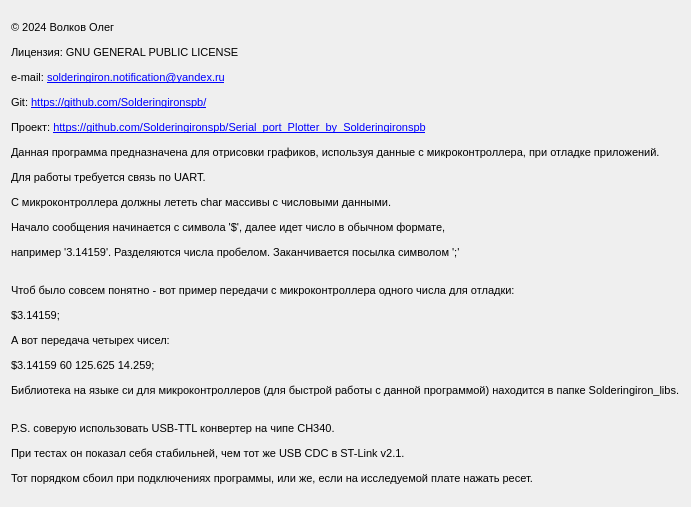
<?xml version="1.0" encoding="UTF-8"?>
<ui version="4.0">
 <class>About</class>
 <widget class="QWidget" name="About">
  <property name="geometry">
   <rect>
    <x>0</x>
    <y>0</y>
    <width>684</width>
    <height>507</height>
   </rect>
  </property>
  <property name="windowTitle">
   <string>Form</string>
  </property>
  <layout class="QGridLayout" name="gridLayout">
   <item row="0" column="0">
    <widget class="QLabel" name="label">
     <property name="text">
      <string>&lt;!DOCTYPE HTML PUBLIC &quot;-//W3C//DTD HTML 4.0//EN&quot; &quot;http://www.w3.org/TR/REC-html40/strict.dtd&quot;&gt;
&lt;html&gt;&lt;head&gt;&lt;meta name=&quot;qrichtext&quot; content=&quot;1&quot; /&gt;&lt;style type=&quot;text/css&quot;&gt;
p, li { white-space: pre-wrap; }
&lt;/style&gt;&lt;/head&gt;&lt;body style=&quot; font-family:'MS Shell Dlg 2'; font-size:8pt; font-weight:400; font-style:normal;&quot;&gt;
&lt;p style=&quot; margin-top:12px; margin-bottom:12px; margin-left:0px; margin-right:0px; -qt-block-indent:0; text-indent:0px;&quot;&gt;© 2024 Волков Олег&lt;/p&gt;
&lt;p align=&quot;justify&quot; style=&quot; margin-top:12px; margin-bottom:12px; margin-left:0px; margin-right:0px; -qt-block-indent:0; text-indent:0px;&quot;&gt;Лицензия: GNU GENERAL PUBLIC LICENSE&lt;/p&gt;
&lt;p align=&quot;justify&quot; style=&quot; margin-top:12px; margin-bottom:12px; margin-left:0px; margin-right:0px; -qt-block-indent:0; text-indent:0px;&quot;&gt;e-mail: &lt;a href=&quot;mailto:solderingiron.notification@yandex.ru&quot;&gt;&lt;span style=&quot; text-decoration: underline; color:#0000ff;&quot;&gt;solderingiron.notification@yandex.ru&lt;/span&gt;&lt;/a&gt;&lt;/p&gt;
&lt;p align=&quot;justify&quot; style=&quot; margin-top:12px; margin-bottom:12px; margin-left:0px; margin-right:0px; -qt-block-indent:0; text-indent:0px;&quot;&gt;Git: &lt;a href=&quot;https://github.com/Solderingironspb/&quot;&gt;&lt;span style=&quot; text-decoration: underline; color:#0000ff;&quot;&gt;https://github.com/Solderingironspb/&lt;/span&gt;&lt;/a&gt;&lt;/p&gt;
&lt;p style=&quot; margin-top:12px; margin-bottom:12px; margin-left:0px; margin-right:0px; -qt-block-indent:0; text-indent:0px;&quot;&gt;Проект: &lt;a href=&quot;https://github.com/Solderingironspb/Serial_port_Plotter_by_Solderingironspb&quot;&gt;&lt;span style=&quot; text-decoration: underline; color:#0000ff;&quot;&gt;https://github.com/Solderingironspb/Serial_port_Plotter_by_Solderingironspb&lt;/span&gt;&lt;/a&gt;&lt;/p&gt;
&lt;p align=&quot;justify&quot; style=&quot; margin-top:12px; margin-bottom:12px; margin-left:0px; margin-right:0px; -qt-block-indent:0; text-indent:0px;&quot;&gt;Данная программа предназначена для отрисовки графиков, используя данные с микроконтроллера, при отладке приложений.&lt;/p&gt;
&lt;p align=&quot;justify&quot; style=&quot; margin-top:12px; margin-bottom:12px; margin-left:0px; margin-right:0px; -qt-block-indent:0; text-indent:0px;&quot;&gt;Для работы требуется связь по UART.&lt;/p&gt;
&lt;p align=&quot;justify&quot; style=&quot; margin-top:12px; margin-bottom:12px; margin-left:0px; margin-right:0px; -qt-block-indent:0; text-indent:0px;&quot;&gt;С микроконтроллера должны лететь char массивы с числовыми данными.&lt;/p&gt;
&lt;p align=&quot;justify&quot; style=&quot; margin-top:12px; margin-bottom:12px; margin-left:0px; margin-right:0px; -qt-block-indent:0; text-indent:0px;&quot;&gt;Начало сообщения начинается с символа '$', далее идет число в обычном формате, &lt;/p&gt;
&lt;p align=&quot;justify&quot; style=&quot; margin-top:12px; margin-bottom:12px; margin-left:0px; margin-right:0px; -qt-block-indent:0; text-indent:0px;&quot;&gt;например '3.14159'. Разделяются числа пробелом. Заканчивается посылка символом ';'&lt;br /&gt;&lt;/p&gt;
&lt;p align=&quot;justify&quot; style=&quot; margin-top:12px; margin-bottom:12px; margin-left:0px; margin-right:0px; -qt-block-indent:0; text-indent:0px;&quot;&gt;Чтоб было совсем понятно - вот пример передачи с микроконтроллера одного числа для отладки:&lt;/p&gt;
&lt;p align=&quot;justify&quot; style=&quot; margin-top:12px; margin-bottom:12px; margin-left:0px; margin-right:0px; -qt-block-indent:0; text-indent:0px;&quot;&gt;$3.14159;&lt;/p&gt;
&lt;p align=&quot;justify&quot; style=&quot; margin-top:12px; margin-bottom:12px; margin-left:0px; margin-right:0px; -qt-block-indent:0; text-indent:0px;&quot;&gt;А вот передача четырех чисел:&lt;/p&gt;
&lt;p align=&quot;justify&quot; style=&quot; margin-top:12px; margin-bottom:12px; margin-left:0px; margin-right:0px; -qt-block-indent:0; text-indent:0px;&quot;&gt;$3.14159 60 125.625 14.259;&lt;/p&gt;
&lt;p align=&quot;justify&quot; style=&quot; margin-top:12px; margin-bottom:12px; margin-left:0px; margin-right:0px; -qt-block-indent:0; text-indent:0px;&quot;&gt;Библиотека на языке си для микроконтроллеров (для быстрой работы с данной программой) находится в папке Solderingiron_libs.&lt;/p&gt;
&lt;p align=&quot;justify&quot; style=&quot; margin-top:12px; margin-bottom:12px; margin-left:0px; margin-right:0px; -qt-block-indent:0; text-indent:0px;&quot;&gt;&lt;br /&gt;P.S. соверую использовать USB-TTL конвертер на чипе CH340.&lt;/p&gt;
&lt;p align=&quot;justify&quot; style=&quot; margin-top:12px; margin-bottom:12px; margin-left:0px; margin-right:0px; -qt-block-indent:0; text-indent:0px;&quot;&gt;При тестах он показал себя стабильней, чем тот же USB CDC в ST-Link v2.1.&lt;/p&gt;
&lt;p align=&quot;justify&quot; style=&quot; margin-top:12px; margin-bottom:12px; margin-left:0px; margin-right:0px; -qt-block-indent:0; text-indent:0px;&quot;&gt;Тот порядком сбоил при подключениях программы, или же, если на исследуемой плате нажать ресет. &lt;/p&gt;&lt;/body&gt;&lt;/html&gt;</string>
     </property>
     <property name="openExternalLinks">
      <bool>true</bool>
     </property>
    </widget>
   </item>
  </layout>
 </widget>
 <resources/>
 <connections/>
</ui>
